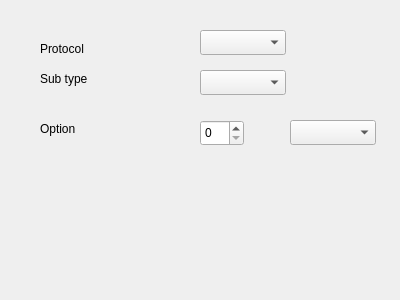
<?xml version="1.0" encoding="UTF-8"?>
<ui version="4.0">
 <class>Form</class>
 <widget class="QWidget" name="Form">
  <property name="geometry">
   <rect>
    <x>0</x>
    <y>0</y>
    <width>400</width>
    <height>300</height>
   </rect>
  </property>
  <property name="windowTitle">
   <string>Form</string>
  </property>
  <widget class="QComboBox" name="comboBox">
   <property name="geometry">
    <rect>
     <x>200</x>
     <y>30</y>
     <width>86</width>
     <height>25</height>
    </rect>
   </property>
  </widget>
  <widget class="QComboBox" name="comboBox_2">
   <property name="geometry">
    <rect>
     <x>200</x>
     <y>70</y>
     <width>86</width>
     <height>25</height>
    </rect>
   </property>
  </widget>
  <widget class="QComboBox" name="comboBox_3">
   <property name="geometry">
    <rect>
     <x>290</x>
     <y>120</y>
     <width>86</width>
     <height>25</height>
    </rect>
   </property>
  </widget>
  <widget class="QLabel" name="label">
   <property name="geometry">
    <rect>
     <x>40</x>
     <y>40</y>
     <width>67</width>
     <height>17</height>
    </rect>
   </property>
   <property name="text">
    <string>Protocol</string>
   </property>
  </widget>
  <widget class="QLabel" name="label_2">
   <property name="geometry">
    <rect>
     <x>40</x>
     <y>70</y>
     <width>67</width>
     <height>17</height>
    </rect>
   </property>
   <property name="text">
    <string>Sub type</string>
   </property>
  </widget>
  <widget class="QLabel" name="label_3">
   <property name="geometry">
    <rect>
     <x>40</x>
     <y>120</y>
     <width>67</width>
     <height>17</height>
    </rect>
   </property>
   <property name="text">
    <string>Option</string>
   </property>
  </widget>
  <widget class="QSpinBox" name="spinBox">
   <property name="geometry">
    <rect>
     <x>200</x>
     <y>120</y>
     <width>44</width>
     <height>26</height>
    </rect>
   </property>
  </widget>
 </widget>
 <resources/>
 <connections/>
</ui>
